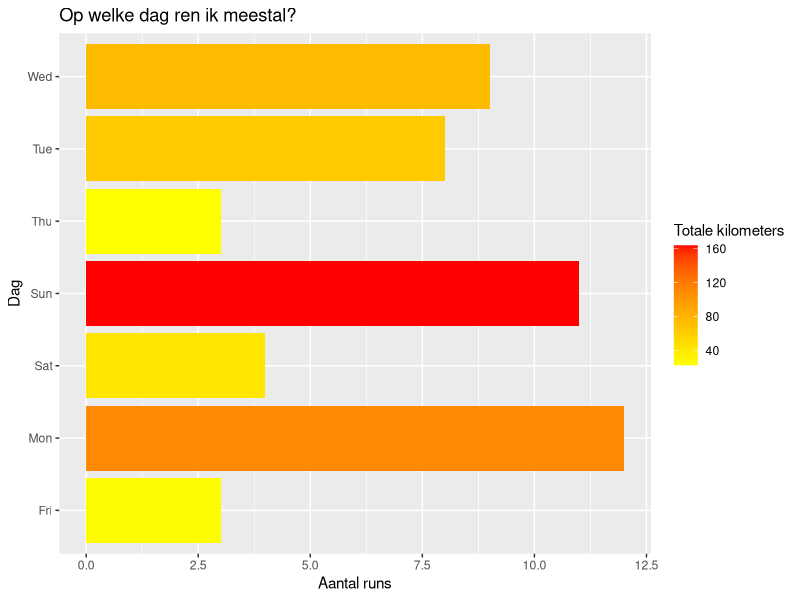
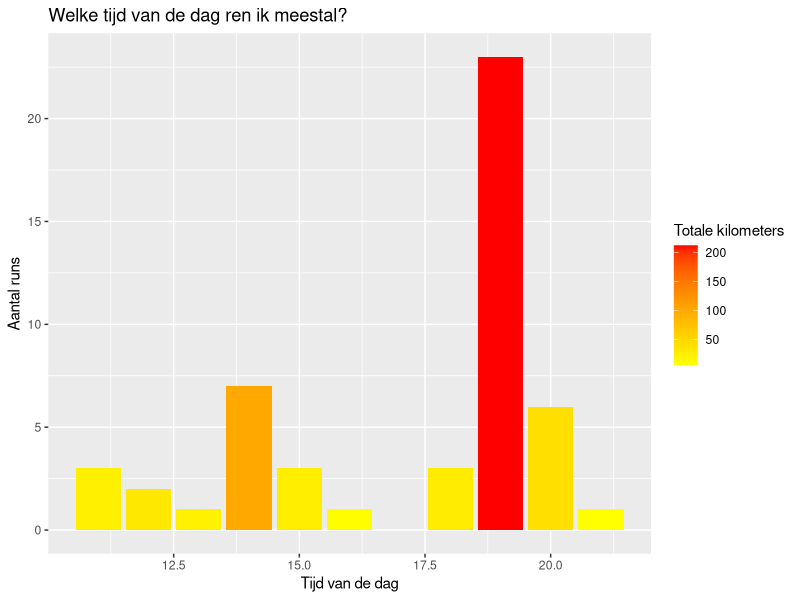

Generate these figures, in order, with R:
## ---- chunk 1
library(dplyr)
library(tidyverse)
library(ggplot2)
library(lubridate)
library(readxl)
## ---- chunk 2
data <- read_excel("./data/strava.xlsx") # Convert Excel sheet to dataframe
## ---- chunk 3
kilometers_by_day <- data %>% group_by(start_day) %>% summarise(count=n(), kilometers=sum(as.numeric(distance_raw)) / 1000)

ggplot(kilometers_by_day, aes(x=start_day, y=count, fill=kilometers)) +
  geom_col() +
  scale_fill_gradient(low = "yellow", high = "red") + 
  labs(x="Dag", y="Aantal runs", title="Op welke dag ren ik meestal?", fill="Totale kilometers") +
  coord_flip()
## ---- chunk 4
data <- data %>% mutate(start_date_local=as_datetime(start_date_local_raw)) %>% mutate(hour = hour(start_date_local)) # Muteer start_date_local_raw naar datetime, zodat ik de hour functie kan toepassen om hierop een summary te maken.

grouped_data <- data %>%
  group_by(hour) %>% # Groepeer op uur
  summarise(count = n(), kilometers = sum(distance_raw) / 1000) # Maak een summary van het aantal rijen n() en aantal kilometers = sum(distance_raw) / 1000

ggplot(grouped_data, aes(x=hour, y=count, fill=kilometers)) + 
  geom_col() +
  scale_fill_gradient(low ="yellow", high="red") + 
  labs(title="Welke tijd van de dag ren ik meestal?", x="Tijd van de dag", y="Aantal runs", fill="Totale kilometers")
